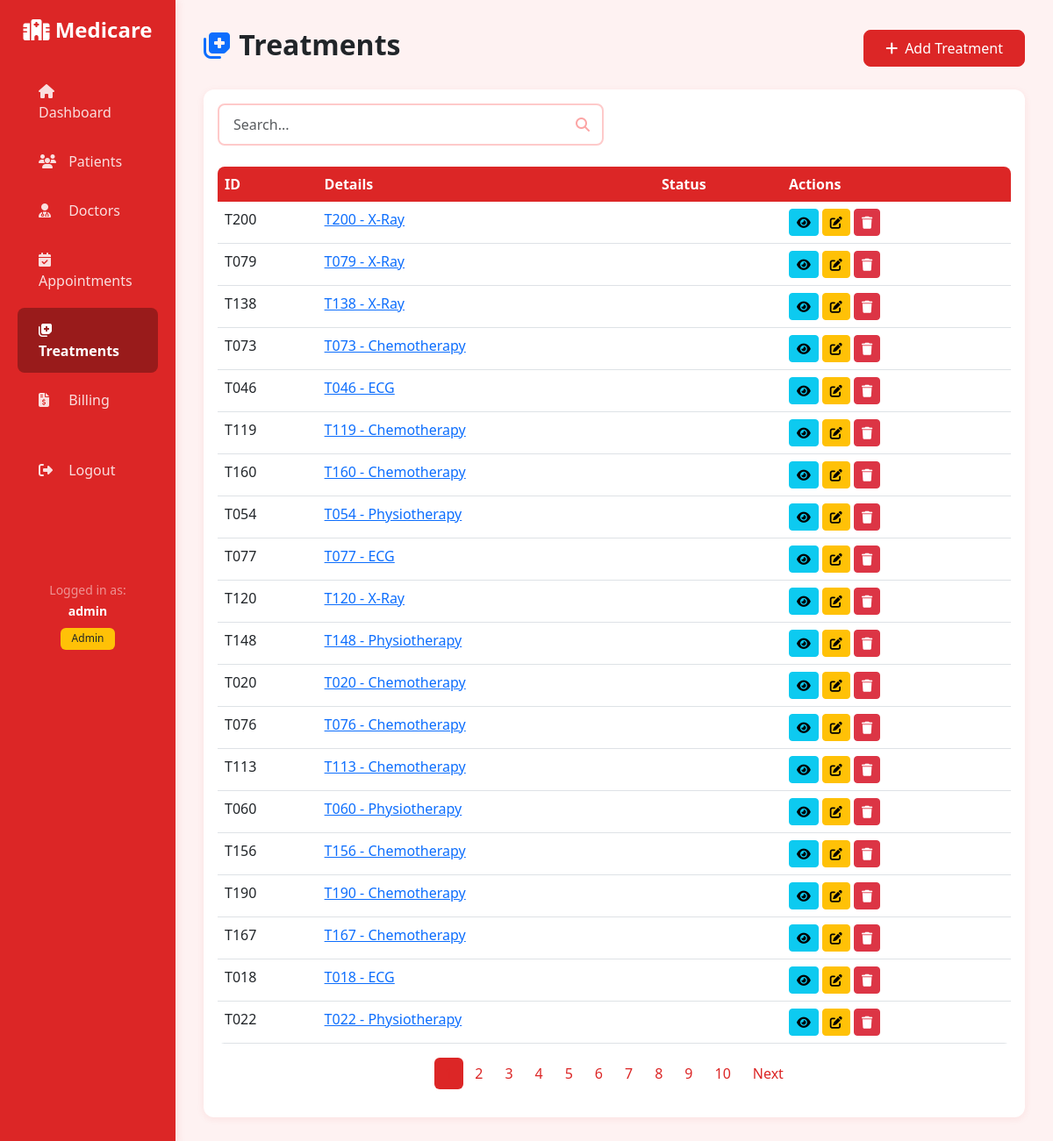
The page /treatments/ (signed in) on the database its author committed.
### medicare/models.py (models this page shows)
class Treatment(models.Model):
    TREATMENT_TYPES = [
        ('X-Ray', 'X-Ray'),
        ('MRI', 'MRI'),
        ('ECG', 'ECG'),
        ('Chemotherapy', 'Chemotherapy'),
        ('Physiotherapy', 'Physiotherapy'),
        ('Surgery', 'Surgery'),
        ('Laboratory', 'Laboratory'),
    ]
    treatment_id = models.CharField(max_length=10, unique=True, primary_key=True)
    appointment = models.ForeignKey(Appointment, on_delete=models.CASCADE, related_name='treatments')
    treatment_type = models.CharField(max_length=100, choices=TREATMENT_TYPES)
    description = models.TextField()
    cost = models.DecimalField(max_digits=10, decimal_places=2)
    treatment_date = models.DateField()
    class Meta:
        ordering = ['-treatment_date']
    def __str__(self):
        return f"{self.treatment_id} - {self.treatment_type}"

### medicare/views.py (the view)
# urls.py: path('treatments/', views.treatment_list, name='treatment_list'),
@login_required
def treatment_list(request):
    search_query = request.GET.get('search', '')
    treatment_type = request.GET.get('treatment_type', '')
    treatments = Treatment.objects.select_related('appointment__patient').all()
    if search_query:
        treatments = treatments.filter(
            Q(treatment_id__icontains=search_query) |
            Q(appointment__patient__first_name__icontains=search_query) |
            Q(appointment__patient__last_name__icontains=search_query)
        )
    if treatment_type:
        treatments = treatments.filter(treatment_type=treatment_type)
    paginator = Paginator(treatments, 20)
    page_number = request.GET.get('page')
    page_obj = paginator.get_page(page_number)
    treatment_types = Treatment.TREATMENT_TYPES
    context = {
        'page_obj': page_obj,
        'search_query': search_query,
        'treatment_type': treatment_type,
        'treatment_types': treatment_types,
    }
    return render(request, 'medicare/treatment_list.html', context)

### templates/medicare/treatment_list.html (shortened to what this page needs)
{%extends 'medicare/base.html'%}
{%block content%}
<div class="d-flex justify-content-between align-items-center mb-4">
    <h1 class="h2 fw-bold"><i class="fas fa-notes-medical text-primary"></i> Treatments</h1>
    <a href="{%url 'treatment_create'%}" class="btn btn-primary">
        <i class="fas fa-plus me-2"></i>Add Treatment
    </a>
</div>
<div class="card">
    <div class="card-body">
        <div class="row mb-4">
            <div class="col-md-6">
                <form method="get" class="search-box">
                    <input type="text" name="search" class="form-control" placeholder="Search..." value="{{search_query}}">
                    <i class="fas fa-search"></i>
                </form>
            </div>
        </div>
        <div class="table-responsive">
            <table class="table table-hover">
                <thead>
                    <tr>
                        <th>ID</th>
                        <th>Details</th>
                        <th>Status</th>
                        <th>Actions</th>
                    </tr>
                </thead>
                <tbody>
                    {%for item in page_obj%}
                    <tr>
                        <td>{{item.treatment_id}}</td>
                        <td><a href="{%url 'treatment_detail' item.treatment_id%}">{{item}}</a></td>
                        <td>{%if item.status%}<span class="badge bg-primary">{{item.status}}</span>{%endif%}</td>
                        <td>
                            <a href="{%url 'treatment_detail' item.treatment_id%}" class="btn btn-sm btn-info">
                                <i class="fas fa-eye"></i>
                            </a>
                            <a href="{%url 'treatment_update' item.treatment_id%}" class="btn btn-sm btn-warning">
                                <i class="fas fa-edit"></i>
                            </a>
                            <a href="{%url 'treatment_delete' item.treatment_id%}" class="btn btn-sm btn-danger">
                                <i class="fas fa-trash"></i>
                            </a>
                        </td>
                    </tr>
                    {%empty%}
                    <tr>
                        <td colspan="4" class="text-center text-muted">No treatments found</td>
                    </tr>
                    {%endfor%}
                </tbody>
            </table>
        </div>
        {%if page_obj.has_other_pages%}
        <nav>
            <ul class="pagination justify-content-center">
                {%for num in page_obj.paginator.page_range%}
                <li class="page-item {%if page_obj.number == num%}active{%endif%}">
                    <a class="page-link" href="?page={{num}}">{{num}}</a>
                </li>
                {%endfor%}
                {%if page_obj.has_next%}
                <li class="page-item">
                    <a class="page-link" href="?page={{page_obj.next_page_number}}">Next</a>
                </li>
                {%endif%}
            </ul>
        </nav>
        {%endif%}
    </div>
</div>
{%endblock%}

### templates/medicare/base.html (shortened to what this page needs)
<!DOCTYPE html>
<html lang="en">
<head>
    <link href="https://cdn.jsdelivr.net/npm/bootstrap@5.3.0/dist/css/bootstrap.min.css" rel="stylesheet">
    <link rel="stylesheet" href="https://cdnjs.cloudflare.com/ajax/libs/font-awesome/6.4.0/css/all.min.css">
</head>
<body>
    {% if user.is_authenticated %}
    <div class="container-fluid">
        <div class="row">
            <nav class="col-md-2 d-md-block sidebar">
                <div class="position-sticky pt-3">
                    <a href="{% url 'dashboard' %}" class="navbar-brand d-block text-center mb-4">
                        <i class="fas fa-hospital-alt"></i> Medicare
                    </a>
                    <ul class="nav flex-column">
                        <li class="nav-item">
                            <a class="nav-link {% if request.resolver_match.url_name == 'dashboard' %}active{% endif %}" href="{% url 'dashboard' %}">
                                <i class="fas fa-home"></i> Dashboard
                            </a>
                        </li>
                        {% if user.is_staff or user.is_superuser %}
                        <li class="nav-item">
                            <a class="nav-link {% if 'patient' in request.resolver_match.url_name %}active{% endif %}" href="{% url 'patient_list' %}">
                                <i class="fas fa-users"></i> Patients
                            </a>
                        </li>
                        <li class="nav-item">
                            <a class="nav-link {% if 'doctor' in request.resolver_match.url_name %}active{% endif %}" href="{% url 'doctor_list' %}">
                                <i class="fas fa-user-md"></i> Doctors
                            </a>
                        </li>
                        <li class="nav-item">
                            <a class="nav-link {% if 'appointment' in request.resolver_match.url_name %}active{% endif %}" href="{% url 'appointment_list' %}">
                                <i class="fas fa-calendar-check"></i> Appointments
                            </a>
                        </li>
                        <li class="nav-item">
                            <a class="nav-link {% if 'treatment' in request.resolver_match.url_name %}active{% endif %}" href="{% url 'treatment_list' %}">
                                <i class="fas fa-notes-medical"></i> Treatments
                            </a>
                        </li>
                        <li class="nav-item">
                            <a class="nav-link {% if 'billing' in request.resolver_match.url_name %}active{% endif %}" href="{% url 'billing_list' %}">
                                <i class="fas fa-file-invoice-dollar"></i> Billing
                            </a>
                        </li>
                        {% endif %}
                        <li class="nav-item mt-4">
                            <a class="nav-link" href="{% url 'logout' %}">
                                <i class="fas fa-sign-out-alt"></i> Logout
                            </a>
                        </li>
                    </ul>
                    <div class="text-center text-white-50 mt-5 pt-5">
                        <small>Logged in as:<br><strong class="text-white">{{ user.username }}</strong></small>
                        {% if user.is_staff or user.is_superuser %}
                        <br><span class="badge bg-warning text-dark mt-2">Admin</span>
                        {% else %}
                        <br><span class="badge bg-info mt-2">User</span>
                        {% endif %}
                    </div>
                </div>
            </nav>
            <main class="col-md-10 ms-sm-auto main-content">
                {% block content %}{% endblock %}
            </main>
        </div>
    </div>
    {% else %}
        {% block login_content %}{% endblock %}
    {% endif %}
</body>
</html>

### templates/medicare/base.html (style rules this page uses)
:root { --primary-color: #dc2626; --primary-hover: #b91c1c; --primary-dark: #991b1b; --secondary-color: #fca5a5; --success-color: #dc2626; --danger-color: #7f1d1d; --warning-color: #f87171; --info-color: #ef4444; --dark-color: #450a0a; --light-color: #fef2f2; --border-color: #fecaca; }
body { font-family: 'Segoe UI', Tahoma, Geneva, Verdana, sans-serif; background-color: var(--light-color); }
.sidebar { min-height: 100vh; background: #dc2626; box-shadow: 2px 0 10px rgba(220, 38, 38, 0.1); }
.sidebar .nav-link { color: rgba(255,255,255,0.85); padding: 0.8rem 1.5rem; transition: all 0.3s ease; border-radius: 8px; margin: 0.2rem 0.5rem; }
.sidebar .nav-link.active { background-color: #991b1b; color: white; font-weight: 600; }
.sidebar .nav-link i { margin-right: 10px; width: 20px; }
.main-content { padding: 2rem; }
.card { border: none; border-radius: 12px; box-shadow: 0 2px 8px rgba(220, 38, 38, 0.08); transition: transform 0.3s ease, box-shadow 0.3s ease; }
.btn-primary { background-color: var(--primary-color); border-color: var(--primary-color); padding: 0.5rem 1.5rem; border-radius: 8px; transition: all 0.3s ease; }
.table { border-radius: 8px; overflow: hidden; }
.table thead th { background-color: var(--primary-color); color: white; font-weight: 600; border: none; }
.table tbody tr { transition: background-color 0.2s ease; }
.badge { padding: 0.4rem 0.8rem; font-weight: 500; border-radius: 6px; }
.search-box { position: relative; }
.search-box input { border-radius: 8px; padding: 0.6rem 2.5rem 0.6rem 1rem; border: 2px solid var(--border-color); }
.search-box i { position: absolute; right: 1rem; top: 50%; transform: translateY(-50%); color: var(--secondary-color); }
.navbar-brand { font-size: 1.5rem; font-weight: 700; color: white !important; }
.pagination .page-link { border-radius: 6px; margin: 0 2px; border: none; color: var(--primary-color); }
.pagination .page-item.active .page-link { background-color: var(--primary-color); border-color: var(--primary-color); }
.form-control, .form-select { border-radius: 8px; border: 2px solid var(--border-color); padding: 0.6rem 1rem; }

### rows shown on the page
Treatment: treatment_id "T200", treatment_id+treatment_type "T200 - X-Ray"
Treatment: treatment_id "T079", treatment_id+treatment_type "T079 - X-Ray"
Treatment: treatment_id "T138", treatment_id+treatment_type "T138 - X-Ray"
Treatment: treatment_id "T073", treatment_id+treatment_type "T073 - Chemotherapy"
Treatment: treatment_id "T046", treatment_id+treatment_type "T046 - ECG"
Treatment: treatment_id "T119", treatment_id+treatment_type "T119 - Chemotherapy"
Treatment: treatment_id "T160", treatment_id+treatment_type "T160 - Chemotherapy"
Treatment: treatment_id "T054", treatment_id+treatment_type "T054 - Physiotherapy"
Treatment: treatment_id "T077", treatment_id+treatment_type "T077 - ECG"
Treatment: treatment_id "T120", treatment_id+treatment_type "T120 - X-Ray"
Treatment: treatment_id "T148", treatment_id+treatment_type "T148 - Physiotherapy"
Treatment: treatment_id "T020", treatment_id+treatment_type "T020 - Chemotherapy"
Treatment: treatment_id "T076", treatment_id+treatment_type "T076 - Chemotherapy"
Treatment: treatment_id "T113", treatment_id+treatment_type "T113 - Chemotherapy"
Treatment: treatment_id "T060", treatment_id+treatment_type "T060 - Physiotherapy"
Treatment: treatment_id "T156", treatment_id+treatment_type "T156 - Chemotherapy"
Treatment: treatment_id "T190", treatment_id+treatment_type "T190 - Chemotherapy"
Treatment: treatment_id "T167", treatment_id+treatment_type "T167 - Chemotherapy"
Treatment: treatment_id "T018", treatment_id+treatment_type "T018 - ECG"
Treatment: treatment_id "T022", treatment_id+treatment_type "T022 - Physiotherapy"

### other values the page prints
{{ user.username }} "admin"
{{ num }} "2" "3" "4" "5" "6" "7" "8" "9" "10"
